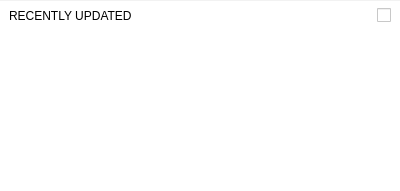
<?xml version="1.0" encoding="UTF-8"?>
<ui version="4.0">
 <class>RecentlyUpdated</class>
 <widget class="QWidget" name="RecentlyUpdated">
  <property name="geometry">
   <rect>
    <x>0</x>
    <y>0</y>
    <width>400</width>
    <height>191</height>
   </rect>
  </property>
  <property name="sizePolicy">
   <sizepolicy hsizetype="Preferred" vsizetype="Preferred">
    <horstretch>0</horstretch>
    <verstretch>0</verstretch>
   </sizepolicy>
  </property>
  <property name="minimumSize">
   <size>
    <width>400</width>
    <height>31</height>
   </size>
  </property>
  <property name="maximumSize">
   <size>
    <width>400</width>
    <height>191</height>
   </size>
  </property>
  <property name="windowTitle">
   <string>Form</string>
  </property>
  <property name="styleSheet">
   <string notr="true">background-color: white;
</string>
  </property>
  <layout class="QVBoxLayout" name="verticalLayout">
   <property name="spacing">
    <number>0</number>
   </property>
   <property name="leftMargin">
    <number>0</number>
   </property>
   <property name="topMargin">
    <number>0</number>
   </property>
   <property name="rightMargin">
    <number>0</number>
   </property>
   <property name="bottomMargin">
    <number>0</number>
   </property>
   <item>
    <widget class="QWidget" name="wSeparator" native="true">
     <property name="minimumSize">
      <size>
       <width>400</width>
       <height>1</height>
      </size>
     </property>
     <property name="maximumSize">
      <size>
       <width>400</width>
       <height>1</height>
      </size>
     </property>
     <property name="styleSheet">
      <string notr="true">background-color:  rgba(0, 0, 0, 5%);</string>
     </property>
    </widget>
   </item>
   <item>
    <widget class="QWidget" name="wHeader" native="true">
     <property name="minimumSize">
      <size>
       <width>400</width>
       <height>30</height>
      </size>
     </property>
     <property name="maximumSize">
      <size>
       <width>400</width>
       <height>30</height>
      </size>
     </property>
     <layout class="QHBoxLayout" name="horizontalLayout">
      <property name="topMargin">
       <number>0</number>
      </property>
      <property name="bottomMargin">
       <number>0</number>
      </property>
      <item>
       <widget class="QLabel" name="label">
        <property name="text">
         <string>RECENTLY UPDATED</string>
        </property>
       </widget>
      </item>
      <item>
       <spacer name="horizontalSpacer">
        <property name="orientation">
         <enum>Qt::Horizontal</enum>
        </property>
        <property name="sizeHint" stdset="0">
         <size>
          <width>214</width>
          <height>20</height>
         </size>
        </property>
       </spacer>
      </item>
      <item>
       <widget class="QCheckBox" name="cRecentlyUpdated">
        <property name="text">
         <string/>
        </property>
       </widget>
      </item>
     </layout>
    </widget>
   </item>
   <item>
    <widget class="TransfersWidget" name="wTransfers" native="true">
     <property name="minimumSize">
      <size>
       <width>400</width>
       <height>160</height>
      </size>
     </property>
     <property name="maximumSize">
      <size>
       <width>400</width>
       <height>160</height>
      </size>
     </property>
     <property name="styleSheet">
      <string notr="true"/>
     </property>
    </widget>
   </item>
  </layout>
 </widget>
 <customwidgets>
  <customwidget>
   <class>TransfersWidget</class>
   <extends>QWidget</extends>
   <header location="global">TransfersWidget.h</header>
   <container>1</container>
  </customwidget>
 </customwidgets>
 <resources/>
 <connections/>
</ui>
